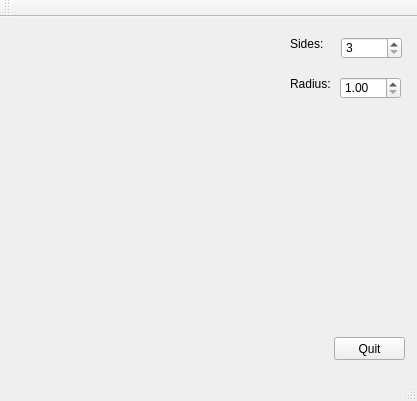
<?xml version="1.0" encoding="UTF-8"?>
<ui version="4.0">
 <class>MainWindow</class>
 <widget class="QMainWindow" name="MainWindow">
  <property name="geometry">
   <rect>
    <x>0</x>
    <y>0</y>
    <width>417</width>
    <height>401</height>
   </rect>
  </property>
  <property name="windowTitle">
   <string>MainWindow</string>
  </property>
  <widget class="QWidget" name="centralWidget">
   <widget class="MyPanelOpenGL" name="panelGL" native="true">
    <property name="geometry">
     <rect>
      <x>10</x>
      <y>10</y>
      <width>271</width>
      <height>331</height>
     </rect>
    </property>
   </widget>
   <widget class="QPushButton" name="quitButton">
    <property name="geometry">
     <rect>
      <x>334</x>
      <y>320</y>
      <width>71</width>
      <height>23</height>
     </rect>
    </property>
    <property name="text">
     <string>Quit</string>
    </property>
   </widget>
   <widget class="QLabel" name="label">
    <property name="geometry">
     <rect>
      <x>290</x>
      <y>20</y>
      <width>46</width>
      <height>13</height>
     </rect>
    </property>
    <property name="text">
     <string>Sides:</string>
    </property>
   </widget>
   <widget class="QLabel" name="label_2">
    <property name="geometry">
     <rect>
      <x>290</x>
      <y>60</y>
      <width>46</width>
      <height>13</height>
     </rect>
    </property>
    <property name="text">
     <string>Radius:</string>
    </property>
   </widget>
   <widget class="QSpinBox" name="spinBox">
    <property name="geometry">
     <rect>
      <x>341</x>
      <y>20</y>
      <width>61</width>
      <height>22</height>
     </rect>
    </property>
    <property name="minimum">
     <number>3</number>
    </property>
    <property name="maximum">
     <number>60</number>
    </property>
   </widget>
   <widget class="QDoubleSpinBox" name="doubleSpinBox">
    <property name="geometry">
     <rect>
      <x>340</x>
      <y>60</y>
      <width>61</width>
      <height>22</height>
     </rect>
    </property>
    <property name="minimum">
     <double>1.000000000000000</double>
    </property>
    <property name="maximum">
     <double>5.000000000000000</double>
    </property>
    <property name="singleStep">
     <double>0.100000000000000</double>
    </property>
   </widget>
  </widget>
  <widget class="QMenuBar" name="menuBar">
   <property name="geometry">
    <rect>
     <x>0</x>
     <y>0</y>
     <width>417</width>
     <height>21</height>
    </rect>
   </property>
  </widget>
  <widget class="QToolBar" name="mainToolBar">
   <attribute name="toolBarArea">
    <enum>TopToolBarArea</enum>
   </attribute>
   <attribute name="toolBarBreak">
    <bool>false</bool>
   </attribute>
  </widget>
  <widget class="QStatusBar" name="statusBar"/>
 </widget>
 <layoutdefault spacing="6" margin="11"/>
 <customwidgets>
  <customwidget>
   <class>MyPanelOpenGL</class>
   <extends>QWidget</extends>
   <header>mypanelopengl.h</header>
   <container>1</container>
   <slots>
    <slot>changeSides(int)</slot>
    <slot>changeRadius(double)</slot>
   </slots>
  </customwidget>
 </customwidgets>
 <resources/>
 <connections>
  <connection>
   <sender>quitButton</sender>
   <signal>clicked()</signal>
   <receiver>MainWindow</receiver>
   <slot>close()</slot>
   <hints>
    <hint type="sourcelabel">
     <x>360</x>
     <y>367</y>
    </hint>
    <hint type="destinationlabel">
     <x>388</x>
     <y>305</y>
    </hint>
   </hints>
  </connection>
  <connection>
   <sender>spinBox</sender>
   <signal>valueChanged(int)</signal>
   <receiver>panelGL</receiver>
   <slot>changeSides(int)</slot>
   <hints>
    <hint type="sourcelabel">
     <x>358</x>
     <y>57</y>
    </hint>
    <hint type="destinationlabel">
     <x>209</x>
     <y>133</y>
    </hint>
   </hints>
  </connection>
  <connection>
   <sender>doubleSpinBox</sender>
   <signal>valueChanged(double)</signal>
   <receiver>panelGL</receiver>
   <slot>changeRadius(double)</slot>
   <hints>
    <hint type="sourcelabel">
     <x>387</x>
     <y>109</y>
    </hint>
    <hint type="destinationlabel">
     <x>224</x>
     <y>216</y>
    </hint>
   </hints>
  </connection>
 </connections>
</ui>
